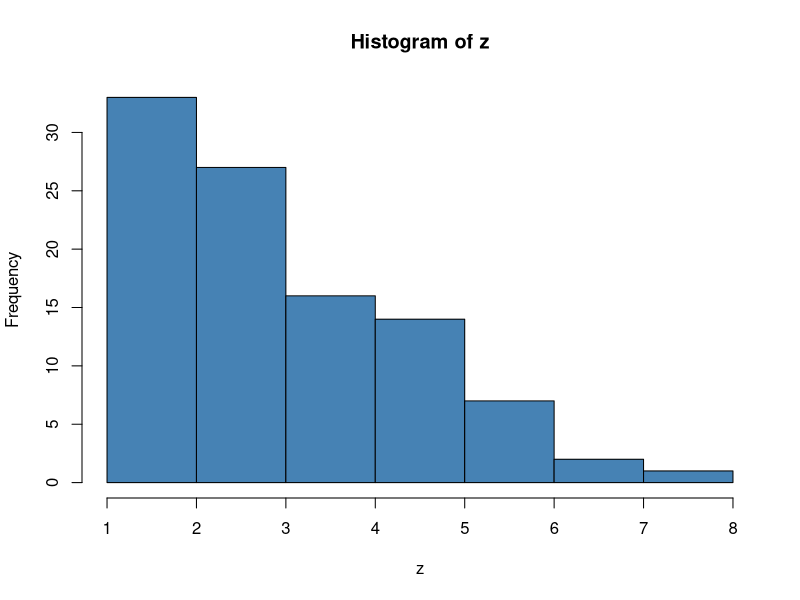
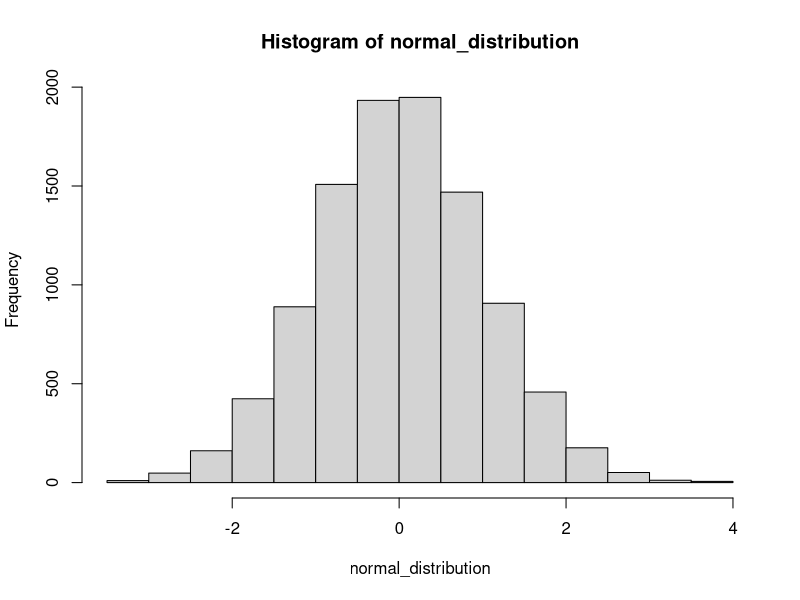
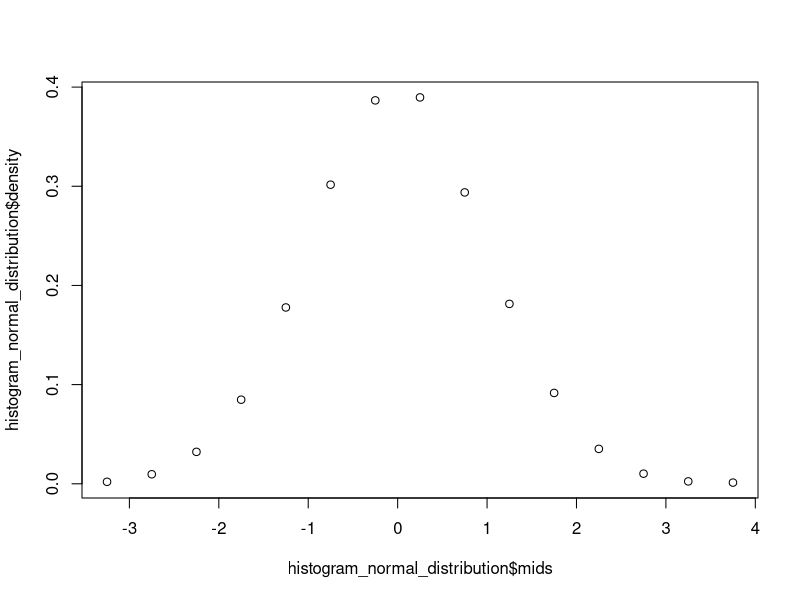
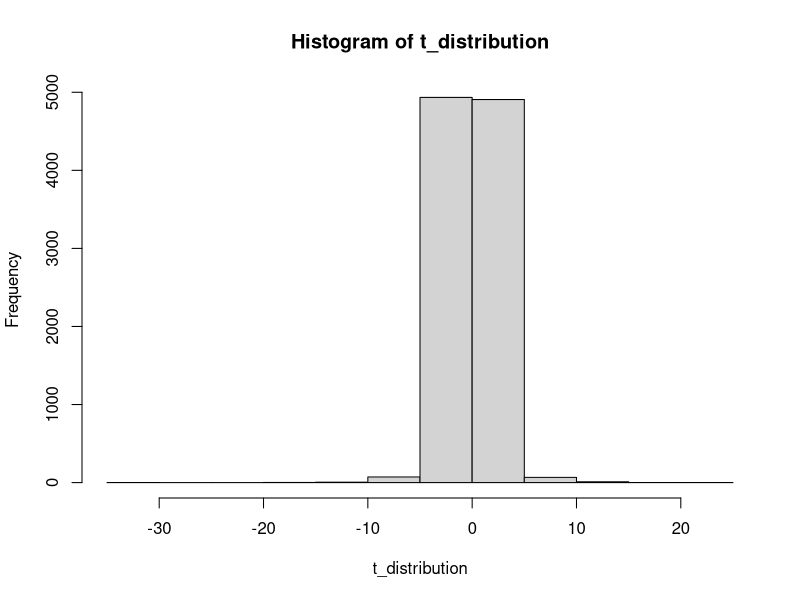
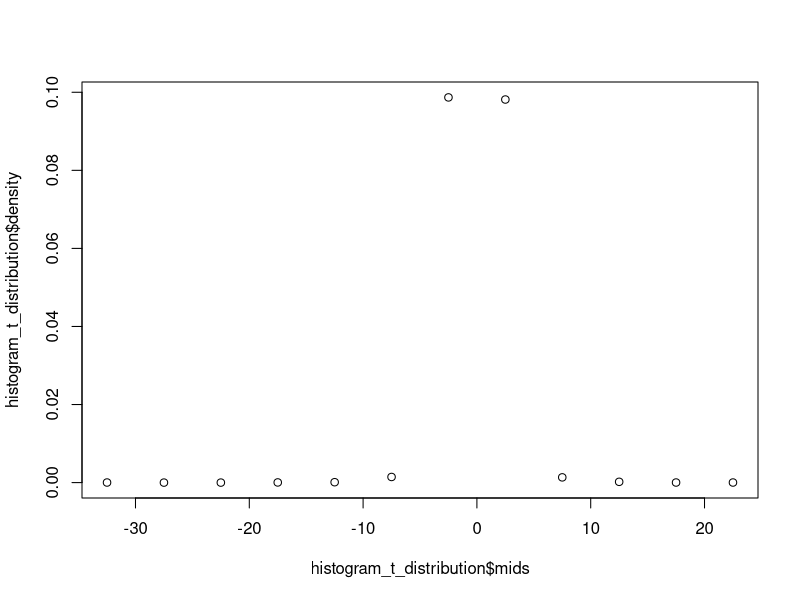
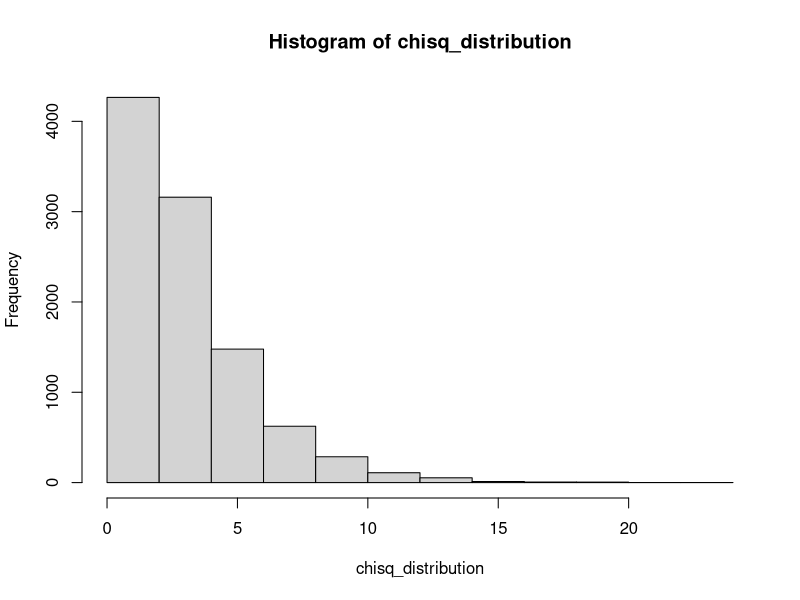
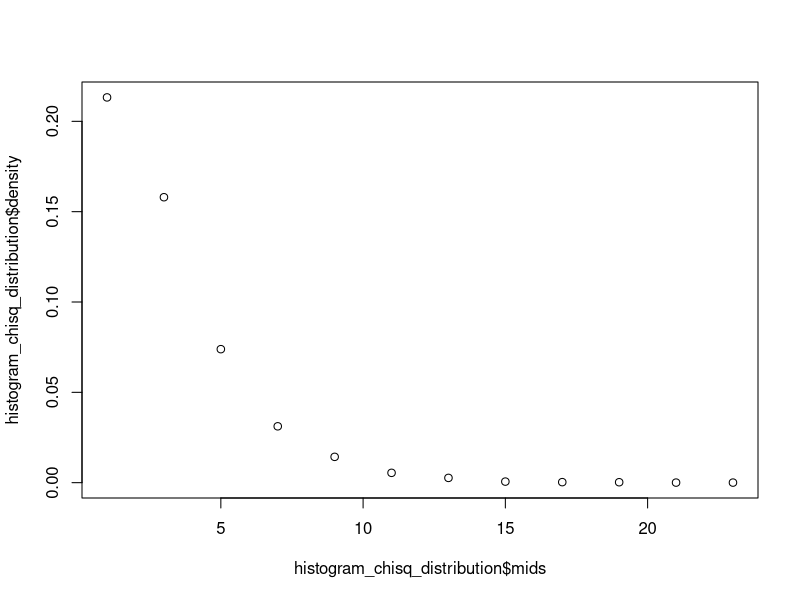
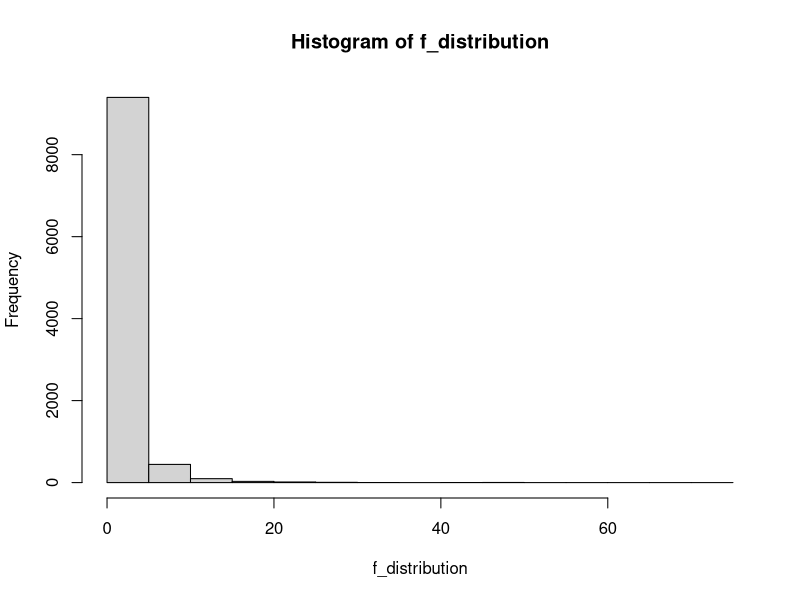

The R script that drew these images, in order:
## ---- chunk 1
pants <- data.frame(
   type = c("Blue jeans","Grey jeans","Black jeans","Black suit","Blue tracksuit"),
   label = c("X1", "X2", "X3", "X4", "X5"),
   probability = c(0.5,0.3,0.1,0,0.1))

pants
## ---- chunk 2
#Try plotting a bar graph of all the probabilities above
#barplot(pants$probability, names.arg = pants$type)
## ---- chunk 3
dbinom( x = 4, size = 20, prob = 1/6)
## ---- chunk 4
#Try finding the probability for N = 20 and N=100 trials for a fair coin flip.
#dbinom(x=3, size= 20, prob=1/2)
#dbinom (x=3,size= 100, prob= 1/2)
## ---- chunk 5
#Find the probability of rolling 0 skulls or 1 skull or 2 skulls or 3 skulls or 4 skulls
pbinom( q= 3, size = 20, prob = 1/6)

#Practice - Find probability of getting 0-5 heads in 50 trials of coin flip
#pbinom(q=5, size=50,prob=1/2)
## ---- chunk 6
qbinom( p = 0.566, size = 20, prob = 1/6 )

#Practice - Find the 40th percentile
## ---- chunk 7
z <- rbinom( n = 100, size = 20, prob = 1/6 )
z
#Let's also plot this and see how it looks
hist(z, col = 'steelblue')
## ---- chunk 8
normal_distribution <- rnorm(10000, mean = 0, sd = 1) 
histogram_normal_distribution <- hist(normal_distribution)
plot(histogram_normal_distribution$mids,histogram_normal_distribution$density)

## ---- chunk 9
dnorm(x=0, mean=0, sd=1)

## ---- chunk 10
pnorm(2, mean = 0, sd = 1)
## ---- chunk 11
qnorm(0.5 ,mean = , sd = 1)
## ---- chunk 12
t_distribution <- rt(10000, 3)
histogram_t_distribution <- hist(t_distribution)
plot(histogram_t_distribution$mids,histogram_t_distribution$density)
## ---- chunk 13
chisq_distribution <- rchisq(10000, 3, ncp = 0)
histogram_chisq_distribution <- hist(chisq_distribution)
plot(histogram_chisq_distribution$mids,histogram_chisq_distribution$density)
## ---- chunk 14
f_distribution <- rf(10000, 3, 5)
histogram_f_distribution <- hist(f_distribution)
plot(histogram_f_distribution$mids,histogram_f_distribution$density)
